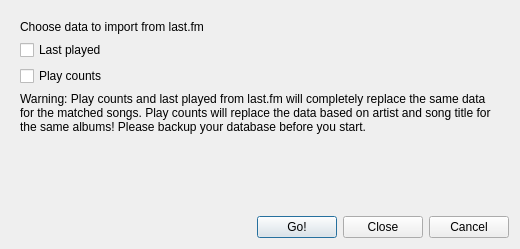
<?xml version="1.0" encoding="UTF-8"?>
<ui version="4.0">
 <class>LastFMImportDialog</class>
 <widget class="QDialog" name="LastFMImportDialog">
  <property name="geometry">
   <rect>
    <x>0</x>
    <y>0</y>
    <width>520</width>
    <height>249</height>
   </rect>
  </property>
  <property name="windowTitle">
   <string>Import data from last.fm</string>
  </property>
  <layout class="QVBoxLayout" name="verticalLayout">
   <item>
    <widget class="QStackedWidget" name="stackedWidget">
     <widget class="QWidget" name="page_start">
      <layout class="QVBoxLayout" name="verticalLayout_2">
       <item>
        <widget class="QLabel" name="label_start_top">
         <property name="text">
          <string>Choose data to import from last.fm</string>
         </property>
         <property name="wordWrap">
          <bool>true</bool>
         </property>
        </widget>
       </item>
       <item>
        <widget class="QCheckBox" name="checkbox_last_played">
         <property name="text">
          <string>Last played</string>
         </property>
        </widget>
       </item>
       <item>
        <widget class="QCheckBox" name="checkbox_playcounts">
         <property name="text">
          <string>Play counts</string>
         </property>
        </widget>
       </item>
       <item>
        <widget class="QLabel" name="label_start_bottom">
         <property name="text">
          <string>Warning: Play counts and last played from last.fm will completely replace the same data for the matched songs. Play counts will replace the data based on artist and song title for the same albums! Please backup your database before you start.</string>
         </property>
         <property name="wordWrap">
          <bool>true</bool>
         </property>
        </widget>
       </item>
       <item>
        <spacer name="verticalSpacer">
         <property name="orientation">
          <enum>Qt::Vertical</enum>
         </property>
         <property name="sizeHint" stdset="0">
          <size>
           <width>20</width>
           <height>40</height>
          </size>
         </property>
        </spacer>
       </item>
      </layout>
     </widget>
     <widget class="QWidget" name="page_progress">
      <layout class="QVBoxLayout" name="verticalLayout_3">
       <item>
        <widget class="QLabel" name="label_progress_top">
         <property name="text">
          <string/>
         </property>
         <property name="wordWrap">
          <bool>true</bool>
         </property>
        </widget>
       </item>
       <item>
        <widget class="QProgressBar" name="progressbar">
         <property name="value">
          <number>0</number>
         </property>
        </widget>
       </item>
       <item>
        <widget class="QLabel" name="label_progress_bottom">
         <property name="text">
          <string/>
         </property>
         <property name="wordWrap">
          <bool>true</bool>
         </property>
        </widget>
       </item>
      </layout>
     </widget>
    </widget>
   </item>
   <item>
    <layout class="QHBoxLayout" name="layout_buttons">
     <item>
      <spacer name="horizontalSpacer">
       <property name="orientation">
        <enum>Qt::Horizontal</enum>
       </property>
       <property name="sizeHint" stdset="0">
        <size>
         <width>40</width>
         <height>20</height>
        </size>
       </property>
      </spacer>
     </item>
     <item>
      <widget class="QPushButton" name="button_go">
       <property name="text">
        <string>Go!</string>
       </property>
      </widget>
     </item>
     <item>
      <widget class="QPushButton" name="button_close">
       <property name="text">
        <string>Close</string>
       </property>
      </widget>
     </item>
     <item>
      <widget class="QPushButton" name="button_cancel">
       <property name="text">
        <string>Cancel</string>
       </property>
      </widget>
     </item>
    </layout>
   </item>
  </layout>
 </widget>
 <resources/>
 <connections/>
</ui>
